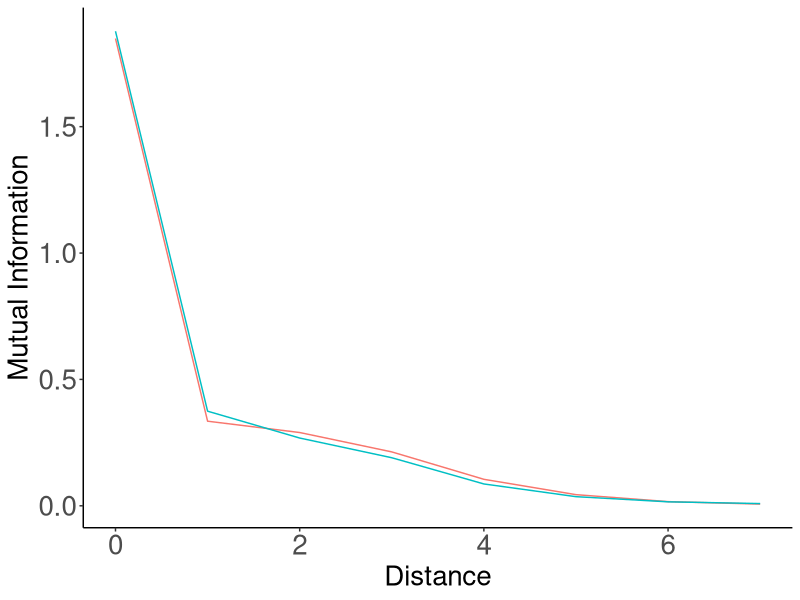
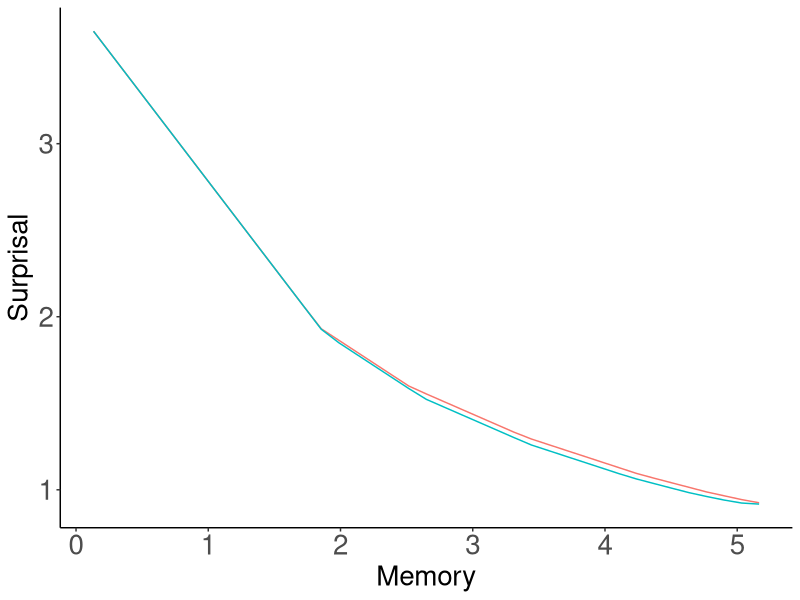
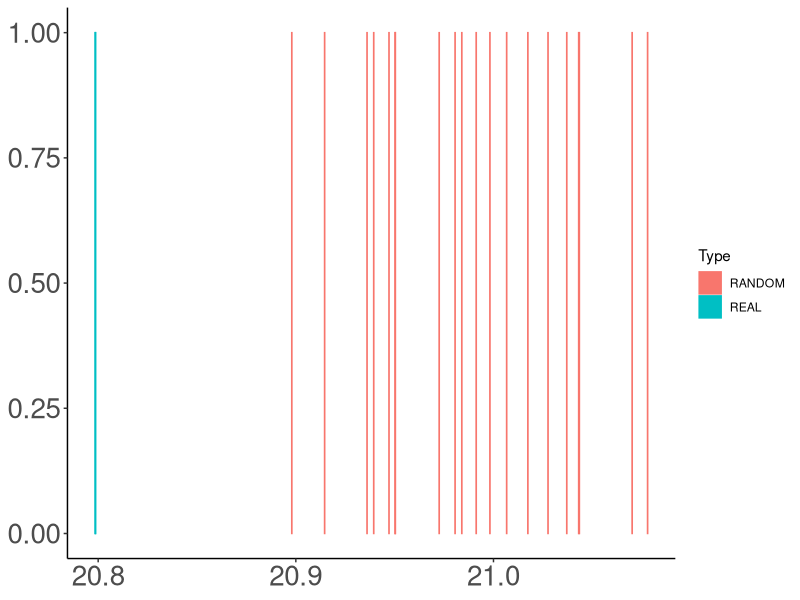
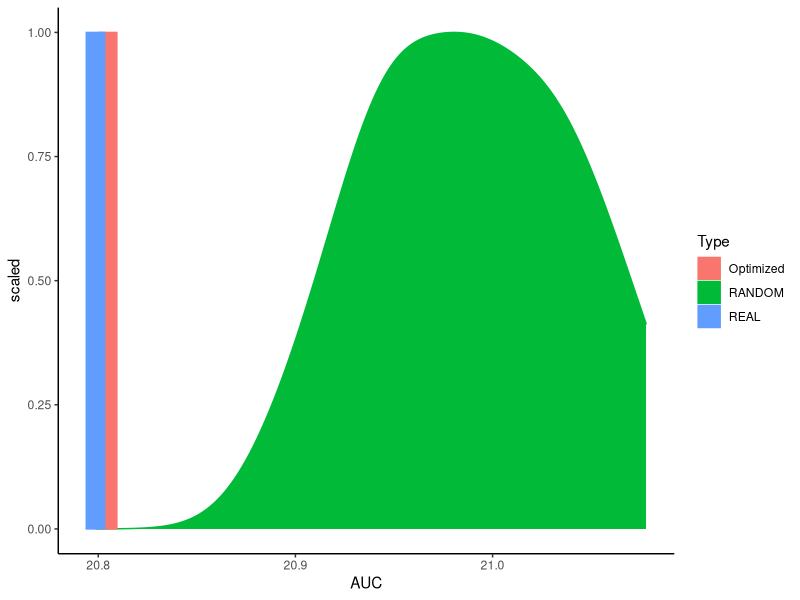

The R source for these figures, in order:
library(tidyr)
library(dplyr)
library(ggplot2)

######################################

data = read.csv("results.tsv", sep="\t")


data = data %>% filter(Script == "forWords_Japanese_RandomOrder_FormsPhonemesFull_FullData.py")

unigramCE = mean(data$UnigramCE)

data$Type = ifelse(data$Model %in% c("REAL", "RANDOM", "REVERSE"), as.character(data$Model), "Optimized")

data_ = data %>% group_by(Distance, Type) %>% summarise(MI=median(MI))
data_ = data_ %>% filter(Distance <= 7)
data_ = data_ %>% filter(Type %in% c("REAL", "RANDOM"))
plot = ggplot(data_, aes(x=Distance, y=MI, color=Type)) + geom_line() #size=2)
plot = plot + theme_bw()
plot = plot + xlab("Distance") + ylab("Mutual Information")
plot = plot + theme(axis.title.x=element_text(size=20), axis.title.y=element_text(size=20), axis.text = element_text(size=20))
plot = plot + theme(panel.grid.major = element_blank(), panel.grid.minor = element_blank(), panel.background = element_blank(), legend.position="none")
plot = plot + theme(axis.line = element_line(colour = "black"),
            panel.grid.major = element_blank(),
                panel.grid.minor = element_blank(),
                panel.border = element_blank(),
                    panel.background = element_blank())
ggsave(plot, file=paste("figures/Japanese-suffixes-byPhonemes-it.pdf", sep=""), height=4, width=4)




data = read.csv("results_interpolated.tsv", sep="\t")


data = data %>% filter(Script == "forWords_Japanese_RandomOrder_FormsPhonemesFull_FullData.py")

data = data %>% group_by(Type, Memory) %>% summarise(Surprisal=unigramCE-median(MI))

data_ = data %>% filter(Type %in% c("REAL", "RANDOM"))

plot = ggplot(data_, aes(x=Memory, y=Surprisal, color=Type)) + geom_line() #size=2)
plot = plot + theme_bw()
plot = plot + theme(axis.title.x=element_text(size=20), axis.title.y=element_text(size=20), axis.text = element_text(size=20))
plot = plot + theme(panel.grid.major = element_blank(), panel.grid.minor = element_blank(), panel.background = element_blank(), legend.position="none")
plot = plot + theme(axis.line = element_line(colour = "black"),
            panel.grid.major = element_blank(),
                panel.grid.minor = element_blank(),
                panel.border = element_blank(),
                    panel.background = element_blank())
ggsave(plot, file=paste("figures/Japanese-suffixes-byPhonemes-memsurp.pdf", sep=""), height=4, width=4)




######################################

data = read.csv("results_auc.tsv", sep="\t")

data = data %>% filter(Script == "forWords_Japanese_RandomOrder_FormsPhonemesFull_FullData.py")


data$Type = ifelse(data$Model %in% c("REAL", "RANDOM", "REVERSE"), as.character(data$Model), "Optimized")

data_ = data %>% filter(Type %in% c("REAL", "RANDOM"))


plot = ggplot(data_, aes(x=AUC, y=1, color=Type, fill=Type)) + geom_bar(stat="identity") #size=2)
plot = plot + theme_bw()
plot = plot + theme(axis.title.x=element_blank(), axis.title.y=element_blank(), axis.text = element_text(size=20))
plot = plot + theme(panel.grid.major = element_blank(), panel.grid.minor = element_blank(), panel.background = element_blank()) #, legend.position="none")
plot = plot + theme(axis.line = element_line(colour = "black"),
            panel.grid.major = element_blank(),
                panel.grid.minor = element_blank(),
                panel.border = element_blank(),
                    panel.background = element_blank())
ggsave(plot, file=paste("figures/Japanese-suffixes-byPhonemes-auc.pdf", sep=""), height=4, width=4)

barWidth = (max(data$AUC) - min(data$AUC))/30

plot = ggplot(data_, aes(x=AUC, fill=Type, color=Type))
plot = plot + theme_classic()
#plot = plot + theme(legend.position="none")
plot = plot + geom_density(data= data%>%filter(Type == "RANDOM"), aes(y=..scaled..)) 
plot = plot + geom_bar(data = data %>% filter(!(Type %in% c("RANDOM"))) %>% group_by(Type) %>% summarise(AUC=mean(AUC)) %>% mutate(y=1),  aes(y=y, group=Type), width=barWidth, stat="identity", position = position_dodge())
ggsave(plot, file=paste("figures/Japanese-suffixes-byPhonemes-auc-hist.pdf", sep=""), height=4, width=4)
